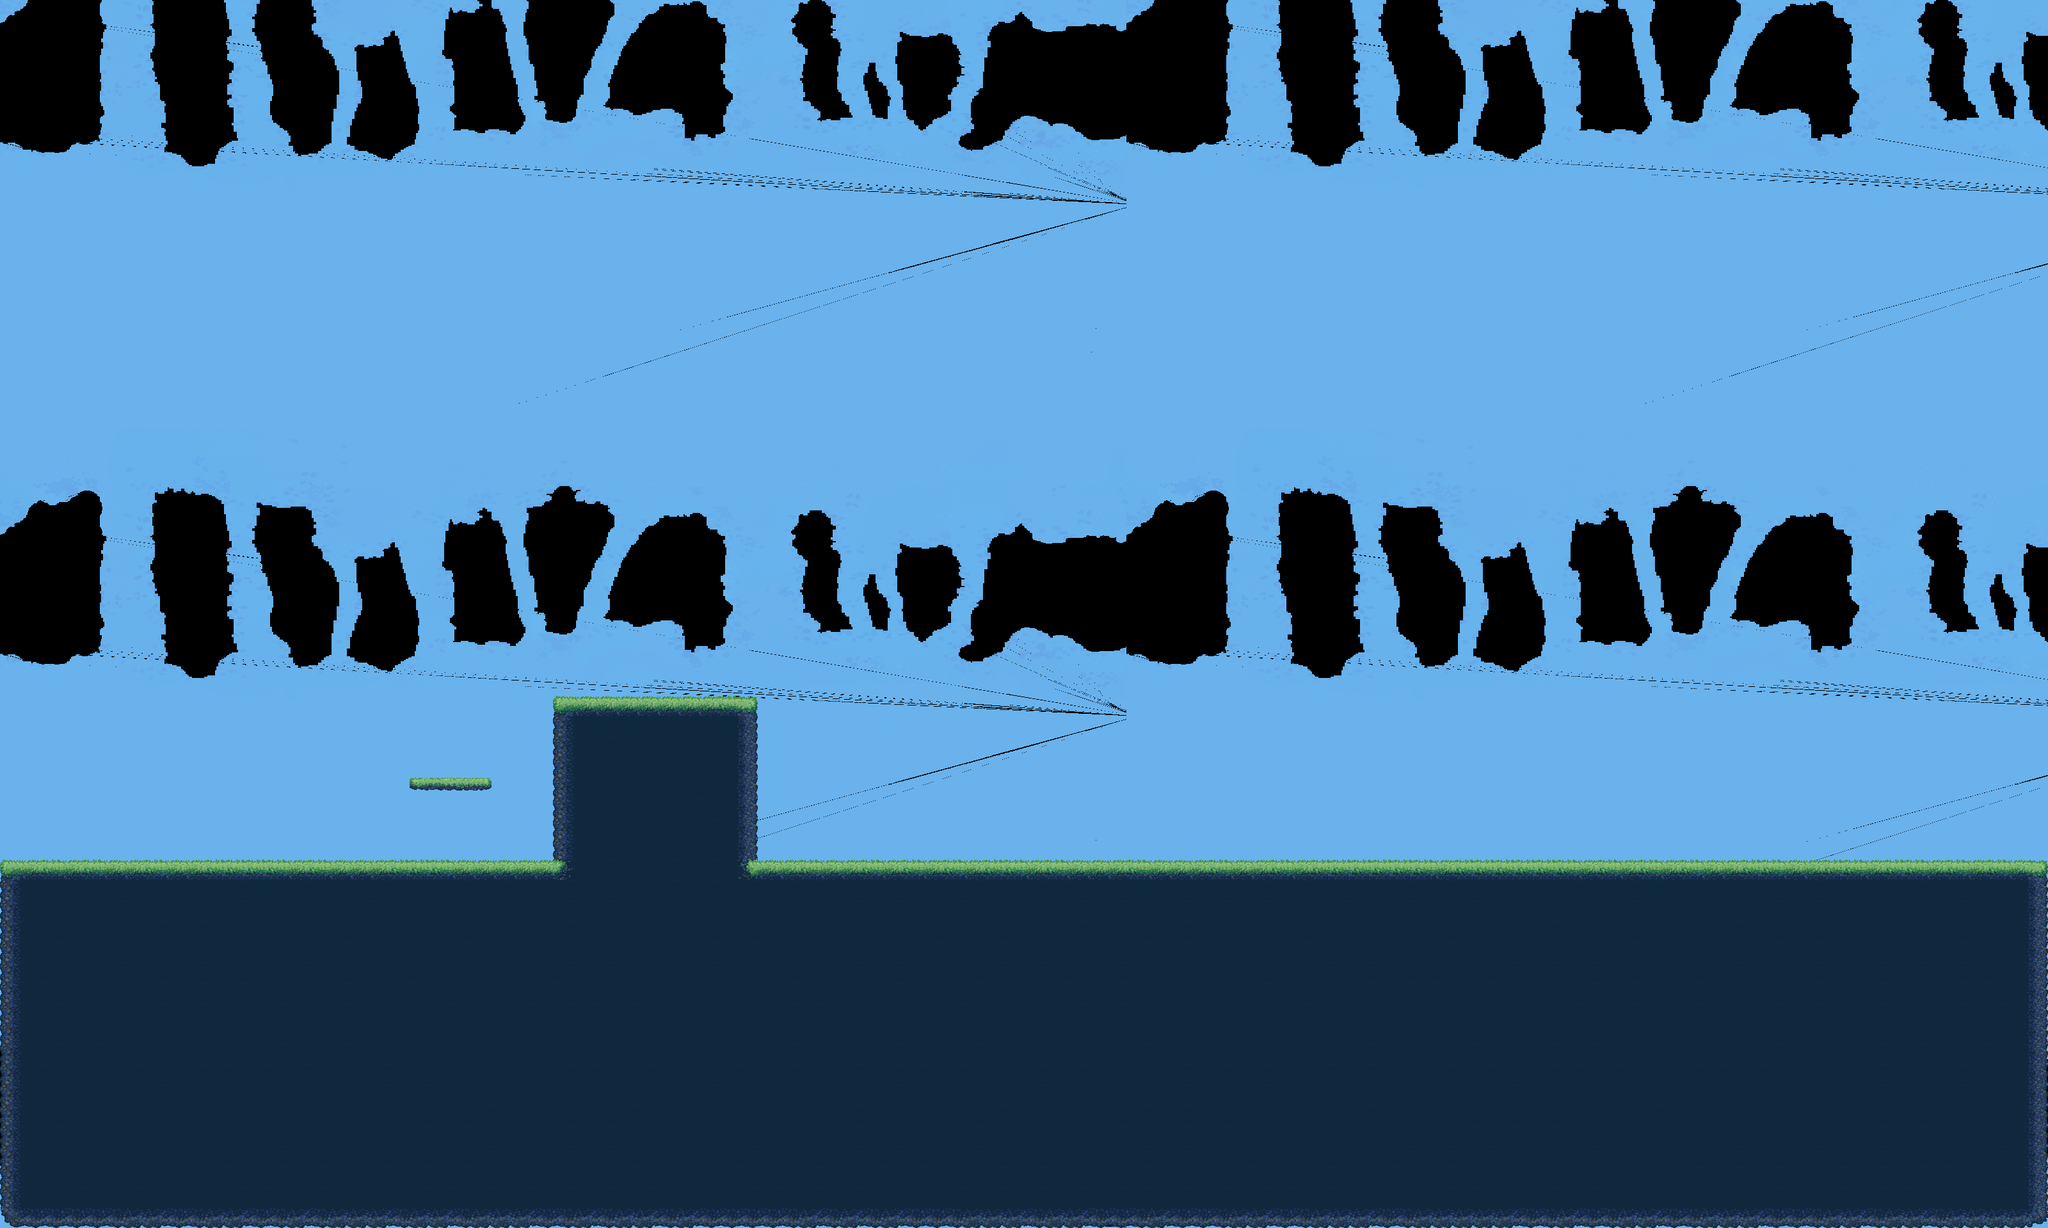

Tiled map render using the project's own tile images. Description and the map definition, with tile-layer contents summarised, below:
An orthogonal 100x60 tile map with 32x32 px tiles, 4 tile layers (배경, 나무, 장식, 타일), 2 tilesets.

<map version="1.10" tiledversion="1.11.2" orientation="orthogonal" renderorder="right-down" width="100" height="60" tilewidth="32" tileheight="32" infinite="0" nextlayerid="5" nextobjectid="1">
 <tileset firstgid="1" source="Deco_01_tileset.tsx" />
 <tileset firstgid="5601" source="TileSet_0.tsx" />
 <layer id="1" name="배경" width="100" height="60">
  <data>[6000 cells, 6000 non-empty, 1375 distinct tile ids]</data>
 </layer>
 <layer id="3" name="나무" width="100" height="60">
  <data>[6000 cells, 0 non-empty, 0 distinct tile ids]</data>
 </layer>
 <layer id="4" name="장식" width="100" height="60">
  <data>[6000 cells, 0 non-empty, 0 distinct tile ids]</data>
 </layer>
 <layer id="2" name="타일" width="100" height="60">
  <data>[6000 cells, 1884 non-empty, 18 distinct tile ids]</data>
 </layer>
</map>